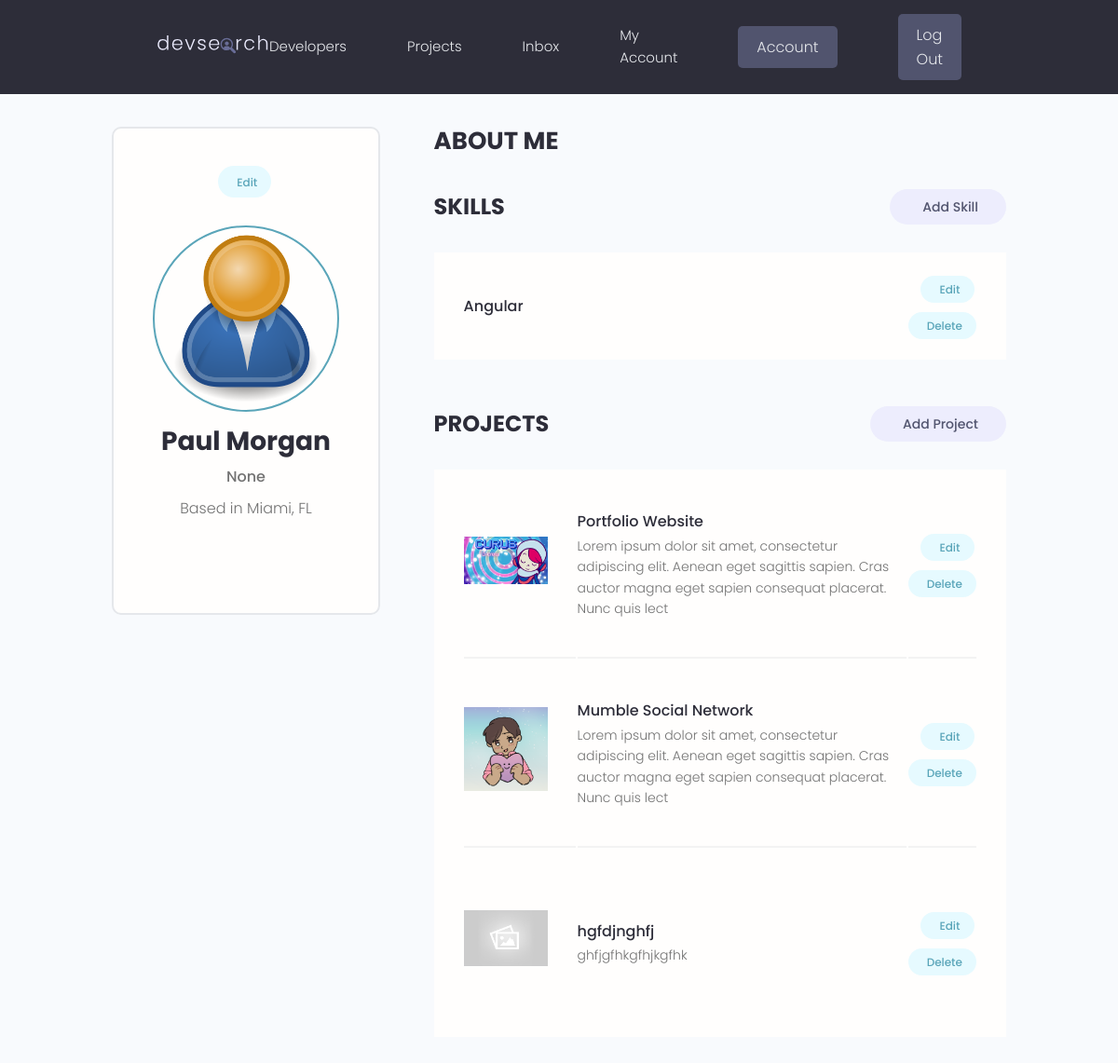
/account/ (signed in), run on the app's committed database.
### users/models.py (models this page shows, shortened)
class Profile(models.Model):
    user = models.OneToOneField(User, on_delete=models.CASCADE, null=True, blank=True)
    name = models.CharField(max_length=200, null=True, blank=True)
    email = models.EmailField(max_length=500, null=True, blank=True)
    username = models.CharField(max_length=200, null=True, blank=True)
    location = models.CharField(max_length=200, null=True, blank=True)
    short_intro = models.CharField(max_length=500, null=True, blank=True)
    bio = models.TextField(null=True, blank=True)
    profile_image = models.ImageField(null=True, blank=True, upload_to='profiles/', default='profiles/user-default.png')
    social_github = models.CharField(max_length=200, null=True, blank=True)
    social_twitter = models.CharField(max_length=200, null=True, blank=True)
    social_stackoverflow = models.CharField(max_length=200, null=True, blank=True)
    social_linkedin = models.CharField(max_length=200, null=True, blank=True)
    social_youtube = models.CharField(max_length=200, null=True, blank=True)
    social_website = models.CharField(max_length=200, null=True, blank=True)
    created = models.DateTimeField(auto_now_add=True)
    id = models.UUIDField(default=uuid.uuid4, unique=True, primary_key=True, editable=False)

class Skill(models.Model):
    owner = models.ForeignKey(Profile, on_delete=models.CASCADE, null=True, blank=True)
    name = models.CharField(max_length=200, null=True, blank=True)
    description = models.TextField(null=True, blank=True)
    created = models.DateTimeField(auto_now_add=True)
    id = models.UUIDField(default=uuid.uuid4, unique=True, primary_key=True, editable=False)

### projects/models.py (models this page shows, shortened)
class Project(models.Model):
    owner = models.ForeignKey(Profile, null=True, blank=True, on_delete=models.SET_NULL)
    title = models.CharField(max_length=200)
    description = models.TextField(null=True, blank=True)
    featured_image = models.ImageField(null=True, blank=True, default="default.jpg")
    demo_link = models.CharField(max_length=2000, null=True, blank=True)
    source_link = models.CharField(max_length=2000, null=True, blank=True)
    tags = models.ManyToManyField('Tag', blank=True)
    vote_total = models.IntegerField(default=0, null=True, blank=True)
    vote_ratio = models.IntegerField(default=0, null=True, blank=True)
    created = models.DateTimeField(auto_now_add=True)
    id = models.UUIDField(default=uuid.uuid4, unique=True, primary_key=True, editable=False)

### users/views.py (the view)
# urls.py: path('account/', views.userAccount, name="account"),
@login_required(login_url='login')
def userAccount(request):
    profile = request.user.profile
    skills = profile.skill_set.all() # This excludes the skills that don't have a description
    projects = profile.project_set.all()
    context = {'profile':profile, 'skills':skills, 'projects':projects}
    return render(request, 'users/account.html', context)

### users/templates/users/account.html (shortened to what this page needs)
{% extends 'main.html' %}
{% block content %}
  <main class="settingsPage profile my-md">
    <div class="container">
      <div class="layout">
        <div class="column column--1of3">
          <div class="card text-center">
            <div class="card__body dev">
              <a class="tag tag--pill tag--main settings__btn" href="{% url 'edit-account' %}"> Edit</a>
              <img class="avatar avatar--xl dev__avatar" src="{{ profile.profile_image.url }}" />
              <h2 class="dev__name">{{ profile.name }}</h2>
              <p class="dev__title">{{ profile.short_intro }}</p>
              <p class="dev__location">Based in {{ profile.location }}</p>
            </div>
          </div>
        </div>
        <div class="column column--2of3">
          <div class="devInfo">
            <h3 class="devInfo__title">About Me</h3>
          </div>
          <div class="settings">
            <h3 class="settings__title">Skills</h3>
            <a class="tag tag--pill tag--sub settings__btn tag--lg" href="{% url 'create-skill' %}"> Add Skill</a>
          </div>
          <table class="settings__table">
            {% for skill in skills %}
              <tr>
                <td class="settings__tableInfo">
                  <h4>{{ skill.name }}</h4>
                </td>
                <td class="settings__tableActions">
                  <a class="tag tag--pill tag--main settings__btn" href="{% url 'update-skill' skill.id %}">Edit</a>
                  <a class="tag tag--pill tag--main settings__btn" href="{% url 'delete-skill' skill.id %}?next=/account">
                    Delete</a>
                </td>
              </tr>
            {% endfor %}
          </table>
          <div class="settings">
            <h3 class="settings__title">Projects</h3>
            <a class="tag tag--pill tag--sub settings__btn tag--lg" href="{% url 'create-project' %}"> Add Project</a>
          </div>
          <table class="settings__table">
            {% for project in projects %}
            <tr>
              <td class="settings__thumbnail">
                <a href="{% url 'project' project.id %}"><img src="{{ project.featured_image.url }}" alt="Project Thumbnail" /></a>
              </td>
              <td class="settings__tableInfo">
                <a href="{% url 'project' project.id %}">{{ project.title }}</a>
                <p>
                  {{ project.description|slice:"150" }}
                </p>
              </td>
              <td class="settings__tableActions">
                <a class="tag tag--pill tag--main settings__btn" href="{% url 'update-project' project.id %}"> Edit</a>
                <a class="tag tag--pill tag--main settings__btn" href="{% url 'delete-project' project.id %}?next=/account">
                  Delete</a>
              </td>
            </tr>
            {% endfor %}
          </table>
        </div>
      </div>
    </div>
  </main>
{% endblock content %}

### static/styles/app.css (style rules this page uses)
:root { --color-sub: #2d2d39; }
.card { border: 2px solid var(--color-light); }
img { width: 100%; }
.profile .card > .dev { padding: 4rem; }
.dev__avatar { display: block; margin: auto; }
.dev__name { color: var(--color-sub); font-size: 2.8rem; font-weight: 700; margin-top: 1rem; margin-bottom: 0.5rem; }
.dev__title { font-size: 1.6rem; font-weight: 500; line-height: 1.3; }
.dev__location { margin-top: 1rem; }
.devInfo { margin-bottom: 3rem; }
.devInfo__title, .devInfo__subtitle { font-size: 2.6rem; color: var(--color-sub); text-transform: uppercase; font-weight: 700; margin-bottom: 1.5rem; }
.settingsPage .dev > .settings__btn { display: inline-block; margin-bottom: 3rem; }
.settings { display: flex; justify-content: space-between; align-items: center; }
.settings__title { font-size: 2.4rem; text-transform: uppercase; font-weight: 700; color: var(--color-sub); }
.settings__table { margin-top: 3rem; margin-bottom: 5rem; padding: 0 3rem; background: var(--color-white); }
.settings__table tr { width: 100%; }
.settings__table tr > td { padding: 2rem 0; }
.settings__table tr:not(:last-child) td { border-bottom: 2px solid var(--color-white-light); }
.settings__thumbnail { width: 23%; min-width: 10rem; }
.settings__thumbnail img { padding-right: 3rem; height: 15rem; object-fit: contain; }
.settings__tableInfo { width: 100%; }
.settings__tableInfo h4, .settings__tableInfo a { padding-right: 1rem; width: auto; font-size: 1.6rem; font-weight: 500; color: var(--color-sub); }
.settings__tableInfo p { font-size: 1.4rem; }
.settings__tableActions { text-align: right; }

### static/uikit/styles/modules/_variables.css (style rules this page uses)
:root { --color-main: #5aa5b9; --color-main-light: #e6faff; --color-sub: #3f4156; --color-sub-light: #51546e; --color-sub-lighter: #ededfd; --color-text: #737373; --color-gray: #8b8b8b; --color-light: #e5e7eb; --color-light-gray: #767676; --color-bg: #f8fafd; --color-white: #fffefd; --color-white-light: #f3f3f3; --color-success: #359e64; --color-success-bg: #def8e8; --color-error: #fc4b0b; --color-error-bg: #fff2ee; --font-base: 'Poppins', arial, helvetica, 'Segoe UI', roboto, ubuntu, sans-serif; --font-monospace: 'Fira Code', 'Courier New', courier, monospace; --font-regular: 300; --font-medium: 500; --font-bold: 700; --generic-shadow: 1px 1px 5px #00000010; --generic-transition: all 0.3s ease-in-out; }

### static/uikit/styles/modules/_base.css (style rules this page uses)
* { margin: 0; padding: 0; box-sizing: border-box; text-rendering: optimizeLegibility; color: inherit; font-size: inherit; }
html { font-size: 50%; }
@media only screen and (min-width: 480px) { html { font-size: 56.25%; } }
@media only screen and (min-width: 1200px) { html { font-size: 62.5%; } }
body { line-height: 1.6; font-weight: 400; font-size: 1.5rem; color: var(--color-text); background-color: var(--color-bg); min-height: 100vh; }

### static/uikit/styles/modules/_typography.css (style rules this page uses)
* { font-family: var(--font-base); }
h2 { font-size: 3.6rem; font-weight: var(--font-bold); }
h3 { font-size: 3.2rem; font-weight: var(--font-medium); }
h4 { font-size: 2.8rem; font-weight: var(--font-medium); }
p, span, strong { font-size: 1.6rem; color: var(--color-text); font-weight: var(--font-regular); }
a { padding-bottom: 2px; text-decoration: none; display: inline-block; color: var(--color-main); font-weight: var(--font-medium); }

### static/uikit/styles/modules/_utilities.css (style rules this page uses)
.container { width: 92%; max-width: 165rem; margin: 0 auto; box-sizing: border-box; }
@media screen and (min-width: 1000px) { .container { width: 90%; } }
@media screen and (min-width: 1200px) { .container { width: 80%; } }
.text-center { text-align: center; }
.my-md { margin: 3rem auto; }

### static/uikit/styles/modules/_avatar.css (style rules this page uses)
.avatar { border-radius: 50%; border: 2px solid var(--color-main); object-fit: cover; }
.avatar--xl { height: 20rem; width: 20rem; }

### static/uikit/styles/modules/_card.css (style rules this page uses)
.card { border-radius: 1rem; background-color: var(--color-white); border: 1.5px solid var(--color-light); width: auto; height: auto; margin-top: 0.5rem; margin-bottom: 0.5rem; overflow: hidden; }
.card__body, .card__header { padding: 2rem 2.5rem; }

### static/uikit/styles/modules/_layout.css (style rules this page uses)
.layout { display: flex; flex-flow: row wrap; justify-content: space-between; }
.layout > .column { margin-bottom: 3rem; }
.layout > .column.column--1of3 { flex-basis: 30%; }
.layout > .column.column--2of3 { flex-basis: 64%; }

### data on the page
Profile: profile_image (placeholder picture), name "Paul Morgan", short_intro "None", location "Miami, FL"
Skill: name "Angular"
Project: featured_image (placeholder picture), title "Portfolio Website", description "Lorem ipsum dolor sit amet, consectetur adipiscing elit. Aenean eget sagittis sapien. Cras auctor magna eget sapien consequat placerat. Nunc quis lect"
Project: featured_image (picture), title "Mumble Social Network", description "Lorem ipsum dolor sit amet, consectetur adipiscing elit. Aenean eget sagittis sapien. Cras auctor magna eget sapien consequat placerat. Nunc quis lect"
Project: featured_image (placeholder picture), title "hgfdjnghfj", description "ghfjgfhkgfhjkgfhk"
